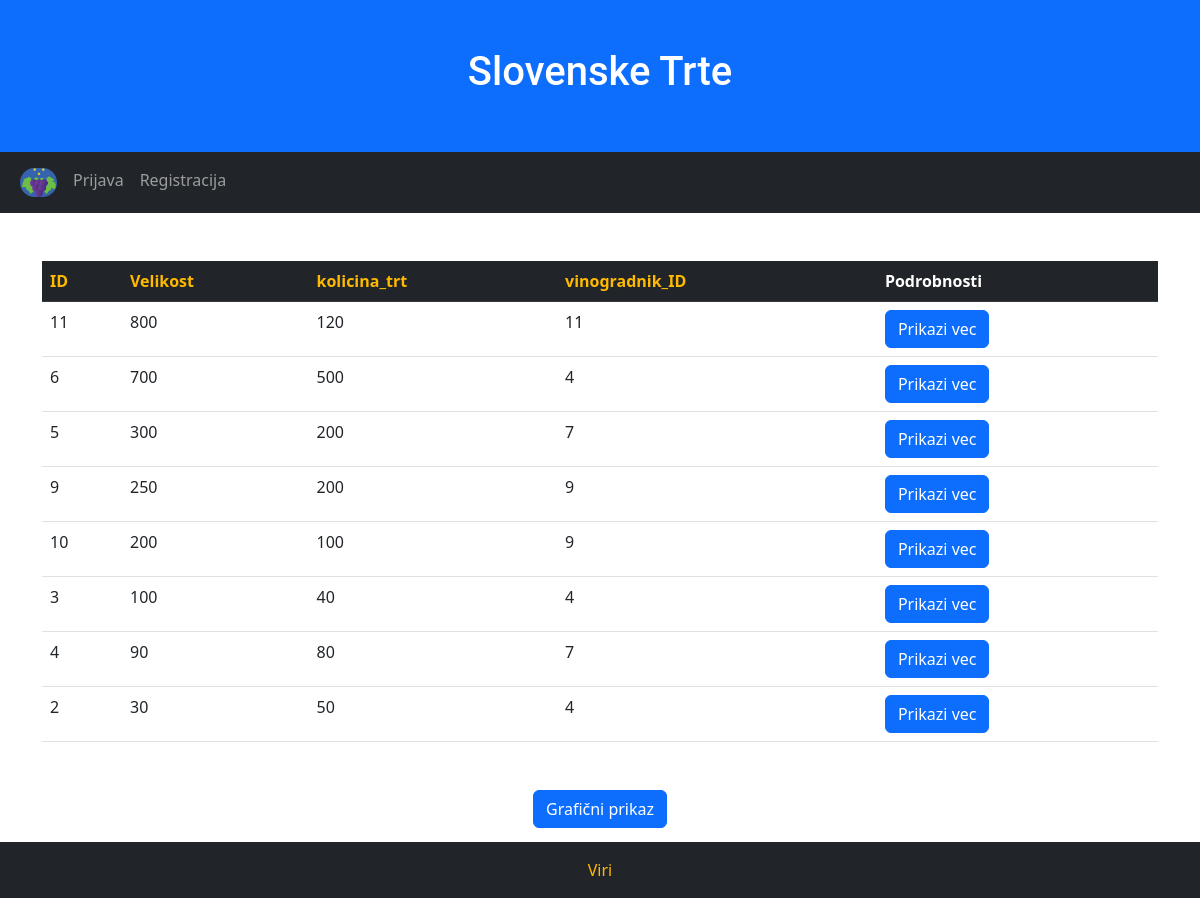
Screenshot of /zemljisca.php?atribut=velikost&smer=ASC with the database file from the repository.
### tables this page shows
CREATE TABLE `zemljisce` (
  `ID` int(5) NOT NULL,
  `velikost` int(10) NOT NULL,
  `kolicina_trt` int(11) NOT NULL,
  `vinogradnik_ID` int(5) NOT NULL
);

### zemljisca.php (the view, shortened to what this page needs)
<?php
$conn = mysqli_connect('localhost', 'id21675710_trte', 'Trte123&', 'id21675710_slovensketrte');
$stmt = mysqli_prepare($conn, "SELECT ID, velikost, kolicina_trt, vinogradnik_ID FROM zemljisce");
mysqli_stmt_execute($stmt);
$result = mysqli_stmt_get_result($stmt);
$atribut = isset($_GET['atribut']) ? $_GET['atribut'] : 'ID';
$smer = isset($_GET['smer']) ? $_GET['smer'] : 'ASC';
$data = array();
while ($row = mysqli_fetch_assoc($result)) {
  $data[] = $row;
}
usort($data, 'cmp');
?>
<!DOCTYPE html>
<html lang="en">
<head>
  <link href="https://cdn.jsdelivr.net/npm/bootstrap@5.2.3/dist/css/bootstrap.min.css" rel="stylesheet">
  <link href="style.css" rel="stylesheet">
</head>
<body>
<div class="container-fluid p-5 bg-primary text-white text-center">
  <h1>Slovenske Trte</h1>
</div>
<nav class="navbar navbar-expand-sm bg-dark navbar-dark">
  <div class="container-fluid">
    <ul class="navbar-nav" id = "nav-items">
      <li class="nav-item">
        <a class="nav-link active" href="index.php">
        <img src="Slike/logo.png" alt="Avatar Logo" style="width:37px;" class="rounded-pill">
        </a>
      </li>
      <?php if(isset($_SESSION['vinogradnik_ID'])): ?>
      <li class="nav-item">
        <a class="nav-link" href="odjava.php">Odjava</a>
      </li>
      <?php else: ?>
      <li class="nav-item">
        <a class="nav-link" href="prijava.php">Prijava</a>
      </li>
      <li class="nav-item">
        <a class="nav-link" href="registracija.php">Registracija</a>
      </li>
      <?php endif; ?>
    </ul>
  </div>
</nav>
<div class="container mt-5">
  <table class="table">
    <thead class="table-dark">
      <tr>
        <th><a href="?atribut=ID&smer=<?php echo $atribut == 'ID' && $smer == 'ASC' ? 'DESC' : 'ASC'; ?>">ID</a></th>
        <th><a href="?atribut=velikost&smer=<?php echo $atribut == 'velikost' && $smer == 'ASC' ? 'DESC' : 'ASC'; ?>">Velikost</a></th>
        <th><a href="?atribut=kolicina_trt&smer=<?php echo $atribut == 'kolicina_trt' && $smer == 'ASC' ? 'DESC' : 'ASC'; ?>">kolicina_trt</a></th>
        <th><a href="?atribut=vinogradnik_ID&smer=<?php echo $atribut == 'vinogradnik_ID' && $smer == 'ASC' ? 'DESC' : 'ASC'; ?>">vinogradnik_ID</a></th>
        <th>Podrobnosti</th>
      </tr>
    </thead>
    <tbody>
      <?php foreach ($data as $row){ ?>
            <tr>
                <td><?php echo $row['ID']; ?></td>
                <td><?php echo $row['velikost']; ?></td>
                <td><?php echo $row['kolicina_trt']; ?></td>
                <td><?php echo $row['vinogradnik_ID']; ?></td>
                <td>
                  <form method="POST" action="zemljisca_podrobnosti.php">
                      <input type="submit" class="btn btn-primary" name="uredi" value="Prikazi vec">
                  </form>
                </td>
            </tr>
        <?php } ?>
    </tbody>
  </table>
</div>
<div class="container mt-5 text-center">
  <button id="graf" type="button" class="btn btn-primary" name="graf">Grafični prikaz</button>
</div>
<div class="container mt-3 mb-3 text-center">
  <button id="nazaj" class="btn btn-primary">Nazaj</button>
</div>
<div class="p-3 bg-dark text-white text-center fixed-bottom">
  <a href="viri.php">Viri</a>
</div>
</body>
</html>

### style.css (style rules this page uses)
:root { --font-default: "Open Sans", system-ui, -apple-system, "Segoe UI", Roboto, "Helvetica Neue", Arial, "Noto Sans", "Liberation Sans", sans-serif, "Apple Color Emoji", "Segoe UI Emoji", "Segoe UI Symbol", "Noto Color Emoji"; --font-primary: "Roboto", sans-serif; --font-secondary: "Work Sans", sans-serif; }
:root { --color-default: #364d59; --color-primary: #feb900; --color-secondary: #52565e; }
:root { scroll-behavior: smooth; }
a { color: var(--color-primary); text-decoration: none; }
h1, h2, h3, h4, h5, h6 { font-family: var(--font-primary); }

### rows the page displays
zemljisce: ID "11", velikost "800", kolicina_trt "120", vinogradnik_ID "11"
zemljisce: ID "6", velikost "700", kolicina_trt "500", vinogradnik_ID "4"
zemljisce: ID "5", velikost "300", kolicina_trt "200", vinogradnik_ID "7"
zemljisce: ID "9", velikost "250", kolicina_trt "200", vinogradnik_ID "9"
zemljisce: ID "10", velikost "200", kolicina_trt "100", vinogradnik_ID "9"
zemljisce: ID "3", velikost "100", kolicina_trt "40", vinogradnik_ID "4"
zemljisce: ID "4", velikost "90", kolicina_trt "80", vinogradnik_ID "7"
zemljisce: ID "2", velikost "30", kolicina_trt "50", vinogradnik_ID "4"
